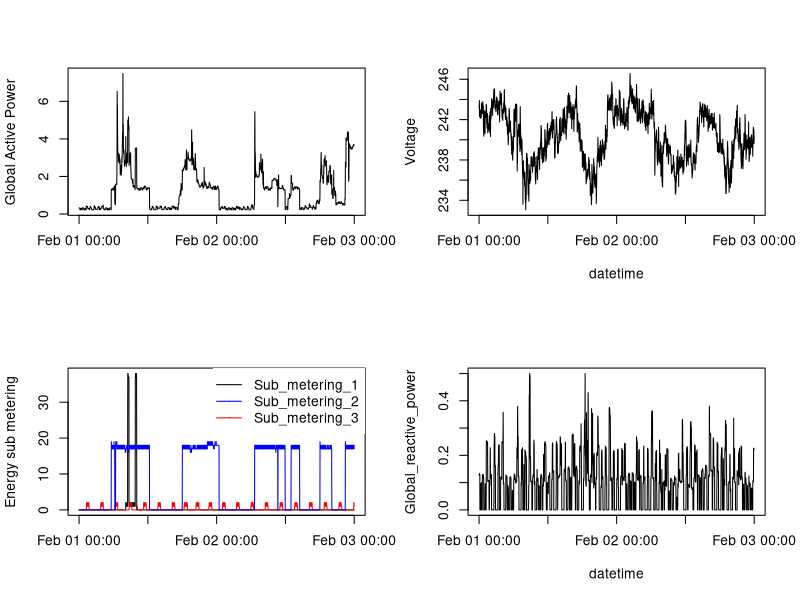

Here is the R script that generated this plot:

# PLOT 4

# File 'household_power_consumption.txt' is a subset of the complete data.
# It only contains data for Feb 1 2007 and Feb 2 2007
# Because it is a 'write' of a previous data.frame, no need for the specific 
# header, sep and na.strings functions any more because
# See source file '0-subset full data.R' for procedure.

data=read.table('household_power_consumption_filtered.txt')

# Convert date and time to a proper POSIXlt class, creates new 'DateTime' column
data$DateTime=strptime(paste(data$Date,data$Time),'%d/%m/%Y %R')

# Saves to file
png('plot4.png')

# Sets symbol to dot '.'
par('pch'='.') 

# Four subplots
par(mfrow = c(2, 2))

# Plot 1
plot(data$DateTime,data$Global_active_power,type='l',xlab='',ylab='Global Active Power')

# Plot 2
plot(data$DateTime,data$Voltage,type='l',xlab='datetime',ylab='Voltage')

# Plot 3
plot(data$DateTime,data$Sub_metering_1,type='l',xlab='',ylab='Energy sub metering')
lines(data$DateTime,data$Sub_metering_2,type='l',col='red')
lines(data$DateTime,data$Sub_metering_3,type='l',col='blue')
legend("topright", pch = '.', lty=1,box.lty=0,col = c("black","blue", "red"),legend=c('Sub_metering_1','Sub_metering_2','Sub_metering_3'))

# Plot 4
plot(data$DateTime,data$Global_reactive_power,type='l',xlab='datetime',ylab='Global_reactive_power')

# Closes file
dev.off()